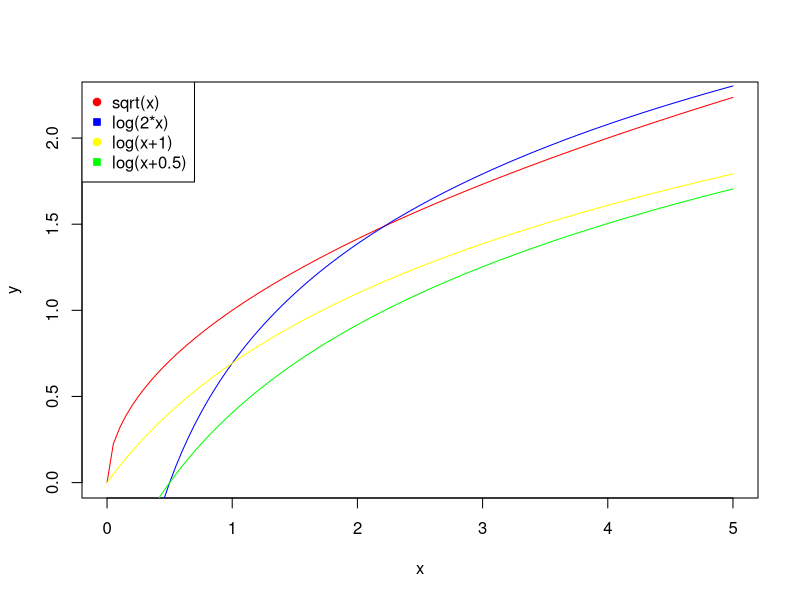
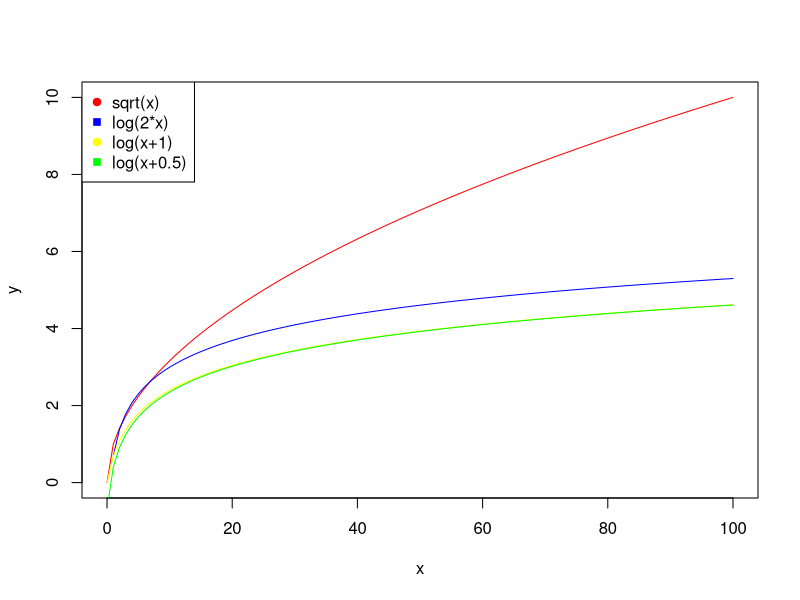

These charts were generated, in order, by the following R code:
curve( sqrt(x), from=0, to=5, col="red", xlab="x", ylab="y")
curve( log(2*x), col="blue", add=TRUE)
curve( log(x+1), col="yellow", add=TRUE)
curve( log(x+0.5), col="green", add=TRUE)
legend( "topleft", legend=c("sqrt(x)", "log(2*x)", "log(x+1)", "log(x+0.5)"), col=c("red", "blue", "yellow", "green"), pt.bg=c("red","blue", "yellow", "green"), pch=c(21,22))

curve( sqrt(x), from=0, to=100, col="red", xlab="x", ylab="y")
curve( log(2*x), col="blue", add=TRUE)
curve( log(x+1), col="yellow", add=TRUE)
curve( log(x+0.5), col="green", add=TRUE)
legend( "topleft", legend=c("sqrt(x)", "log(2*x)", "log(x+1)", "log(x+0.5)"), col=c("red", "blue", "yellow", "green"), pt.bg=c("red","blue", "yellow", "green"), pch=c(21,22))


0.2 + 0.16*log(2*5/1)
0.16 * log((5+0.5*1)/1)
0.2 + 0.16*log((5 + 1)/1)
0.2 + 0.16*sqrt(5/1)
